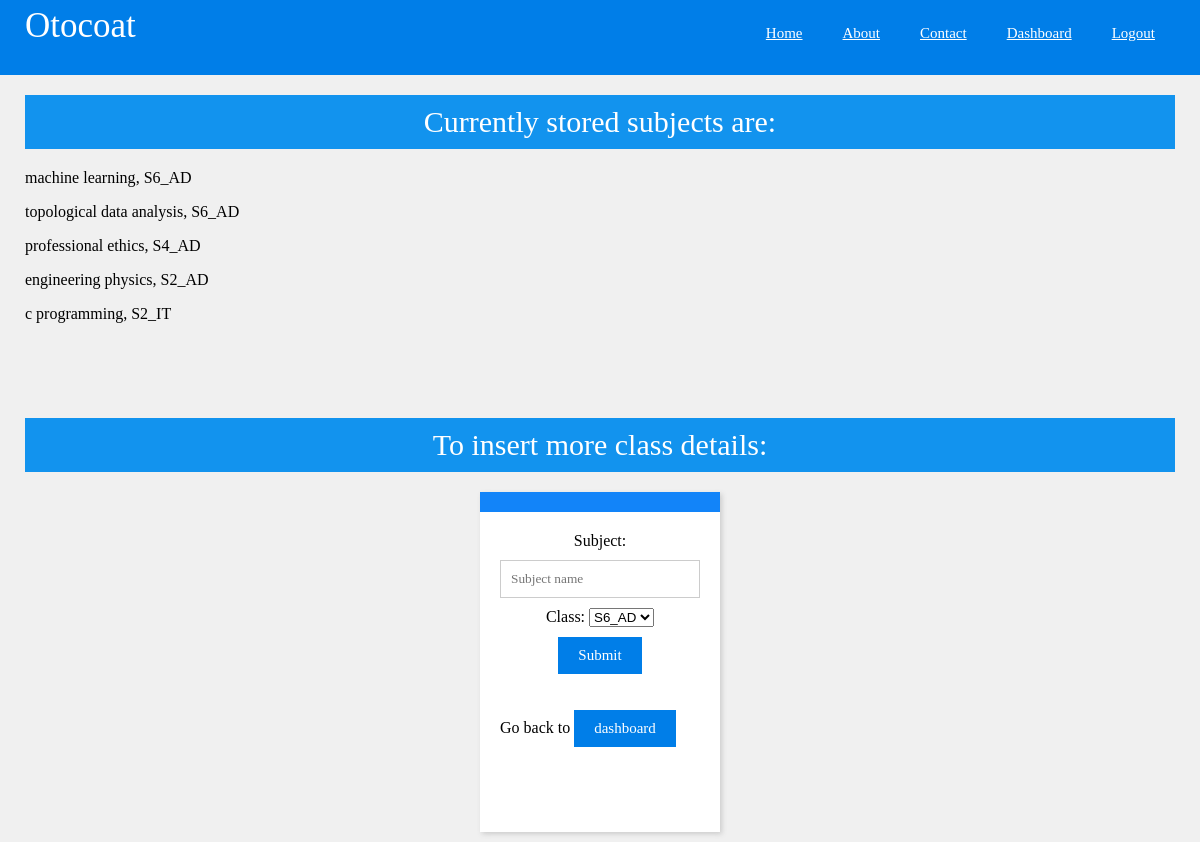
/subject (signed in), run on the app's committed database.
### models/subjects.py (models this page shows)
class Subjects(db.Model):
	theclass = db.Column(db.String, db.ForeignKey('classes.theclass'), primary_key = True)
	subject = db.Column(db.String, primary_key = True)
	assign_1 = db.relationship("Assignment_1", lazy = True)
	assign_2 = db.relationship("Assignment_2", lazy = True)
	endsem = db.relationship("Endsem", lazy = True)
	intern_1 = db.relationship("Internals_1", lazy = True)
	intern_2 = db.relationship("Internals_2", lazy = True)
	deta1 = db.relationship("Internals_1_details", lazy = True)
	deta2 = db.relationship("Assignment_1_details", lazy = True)
	deta3 = db.relationship("Internals_2_details", lazy = True)
	deta4 = db.relationship("Assignment_2_details", lazy = True)
	deta5 = db.relationship("Endsem_details", lazy = True)
	deta6 = db.relationship("Feedback", lazy = True)

### routes/subject.py (the view, shortened to what this page needs)
@subjects.route('/subject', methods = ["POST", "GET"])
@login_required
def subject():
	if request.method == "GET":
		rows = db.session.execute(db.select(Classes.theclass)).all()
		therows = []
		for i in rows:
			j = i[0]
			therows.append(j)
		arows = db.session.execute(db.select(Subjects.subject, Subjects.theclass)).all()
		return render_template('subject.html', alist = therows, subjectlist = arows)

### main.py (called while the page is built)
@lm.user_loader
def user_loader(email):
	theusers = db.session.execute(db.select(Users.email)).all()
	users = []
	for i in theusers:
		users.append(i[0])
	if email not in users:
		return
	user = Auser()
	user.id = email
	return user

### templates/subject.html (shortened to what this page needs)
<html>
	<head>
		<link rel = "stylesheet" type = "text/css" href = "/static/css/style.css">
	</head>
	<body>
		<div class=nav>
			<div class=margin>
				<h1>Otocoat</h1>
				<div class=link>
					<a href="/index" class=nl>Home</a>
					<a href="/about" class=nl>About</a>
					<a href="/contact" class=nl>Contact</a>
					<a href = "/adash" class = nl>Dashboard</a>
					<a href = "/logout" class = nl>Logout</a>
				</div>
			</div>
		</div>
		<div class=margin>
			<h5>Currently stored subjects are:</h5>
			{% for i in subjectlist %}
			<p>{{i[0]}}, {{i[1]}}</p>
			{% endfor %}
			<h5>To insert more class details:</h5>
			<center>
				<div class=j>
					<h3></h3>
			<form method = "post" autocomplete = "off">
				<div class = "TextBoxdiv">
					<label for = "sub">Subject: </label>
					<input type = "text" name = "name" placeholder = "Subject name" id = "sub">
				</div>
				<div class = "TextBoxdiv">
					<label for = "classes">Class: </label>
					<select id = "classes" name = "theclass">
						{% for i in alist %}
						<option value = "{{i}}">{{i}}</option>
						{% endfor %}
					</select>
				</div>
				<button>Submit</button>
			</form>
			<p>Go back to <a href = "/dash"><button>dashboard</button></a></p>
		</div>
	</body>
</html>

### static/css/style.css (style rules this page uses)
body { margin:0; font-family:"comic sans ms"; background:#f0f0f0; }
.nav { width:100%; z-index:100; position:fixed; background:#007ee8; top:0; height:75; }
.margin { width:1150; margin:auto; }
h1,h2,h3,h4,h5,h6 { font:lighter 25px "comic sans ms"; color:white; padding:0; margin:0; }
h1 { font-size:35; float:left; padding:6 0 0; }
.link { float:right; }
.nl { float:left; color:white; padding:25 20; }
a,img,button { transition:0.5s all ease; color:white; font-size:15; font-family:"comic sans ms"; }
button { background:#007ee8; border:none; padding:10 20 ; margin:10 0; }
h3 { background:#1284f9; padding:10 20; margin:-20 -20 20; }
p { text-align:justify; }
input,textarea { width:100%; padding:10; border:1px solid #ccc; margin:10 0; font-family:"Andika Basic"; }
h5 { background:#1293ee; padding:10 20; margin:95 0 20; font-size:30; text-align:center; }
.j { width:200; height:300; background:white; box-shadow:2px 2px 5px #ccc; padding:20; margin:20 10 10; float:center; }

### data on the page
Subjects: subject "machine learning", theclass "S6_AD"
Subjects: subject "topological data analysis", theclass "S6_AD"
Subjects: subject "professional ethics", theclass "S4_AD"
Subjects: subject "engineering physics", theclass "S2_AD"
Subjects: subject "c programming", theclass "S2_IT"

### other printed values
form field theclass "S6_AD"
